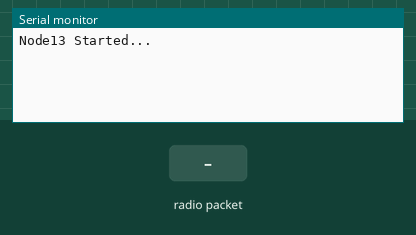
Simulated run of this sketch. Board: Arduino Uno, built with avr-gcc and run on an emulated ATmega328P. Parts: the last lines printed to the serial monitor. The test bench sets the inputs (shaded band). No radio packets arrive unless stated.

Above: at 1.2 s.
1.3 s: radio packet "1" arrives
At 2.5 s:
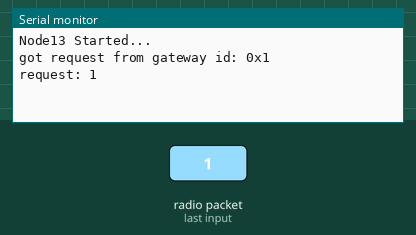
2.8 s: radio packet "0" arrives
At 3.7 s:
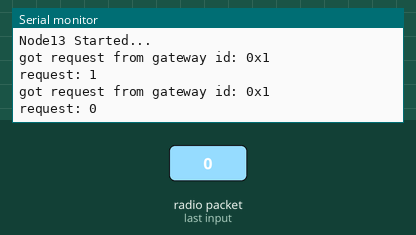
4.3 s: radio packet "2" arrives
At 4.9 s:
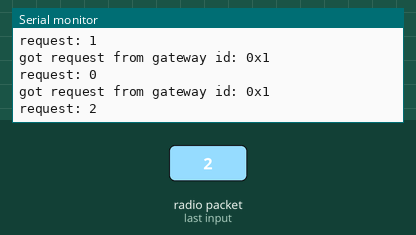

The sketch:

demo_node_n_13.ino
```cpp
/* demo_node_n_13.ino
 * Pair with demo_gateway_n.ino
 * Last edited: 2023-02-25
 *
 * Changelogs:
 * 1.  2023-02-25
 *   - init of this version
 *
 * By: Luthfi Pratama
 */

//Importing libraries
//LORA libraries
#include <RHReliableDatagram.h>
#include <RH_RF95.h>
#include <SPI.h>

// LORA settings
#define RFM95_CS 10
#define RFM95_RST 9
#define RFM95_INT 2

#define RTU_ADDRESS 13
#define GATEWAY_ADDRESS 10

//Creating objects and instances
//Singleton instance of the radio driver
RH_RF95 driver(RFM95_CS, RFM95_INT);
//Class to manage message delivery and receipt, using the driver declared above
RHReliableDatagram manager(driver, RTU_ADDRESS);

// Radio comm variables
uint8_t data[128];
uint8_t buf[RH_RF95_MAX_MESSAGE_LEN];
String Gateway_Command = String(RTU_ADDRESS);

// Misc
float sensor1, sensor2, sensor3, sensor4;
String dataset;

void setup() {
  //Serial setup
  Serial.begin(9600);
  while (!Serial) ; // Wait for serial port to be available

  //LORA setup
  pinMode(RFM95_RST, OUTPUT);
  digitalWrite(RFM95_RST, HIGH);

  // manual reset
  digitalWrite(RFM95_RST, LOW); delay(10);
  digitalWrite(RFM95_RST, HIGH); delay(10);

  if (!manager.init()) Serial.println("init failed");

  driver.setFrequency(440.0);
  driver.setTxPower(18, false);

  Serial.println("Node" + String(RTU_ADDRESS) + " Started...");
}

void loop() {
  // Read sensor here
  sensor1 = 32.23;
  sensor2 = 76.89;
  sensor3 = 80.12;
  sensor4 = 112.74;

  if (manager.available()){
    // Wait for a message addressed to this node
    uint8_t len = sizeof(buf);
    uint8_t from;
    if (manager.recvfromAck(buf, &len, &from)){
      Serial.print("got request from gateway id: 0x");
      Serial.println(from, HEX);
      Serial.print("request: ");
      Serial.println((char*)buf);

      if(Gateway_Command == (char*)buf){
        Serial.println("Sending response");

        dataset = String(RTU_ADDRESS);
        dataset += "," + String(sensor1);
        dataset += "," + String(sensor2);
        dataset += "," + String(sensor3);
        dataset += "," + String(sensor4);
        dataset.toCharArray(data, 128);

        Serial.println(dataset);
        Serial.println("Done...\n");


      // Send a reply back to gateway
      if (!manager.sendtoWait(data, sizeof(data), from))
        Serial.println("sendtoWait failed");
      }
    }
  }
}
```

Measured:
- after the input at 1.3 s, the serial monitor: prints a new line at once (image 1)
- after the input at 2.8 s, the serial monitor: prints a new line at once (image 2)
- after the input at 4.3 s, the serial monitor: prints a new line at once (image 3)
